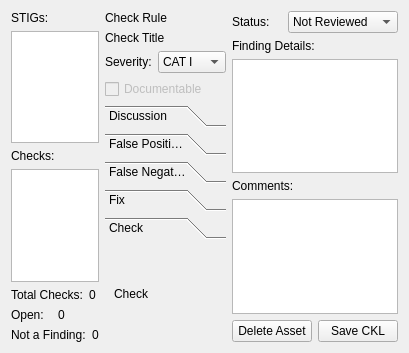
<?xml version="1.0" encoding="UTF-8"?>
<ui version="4.0">
 <class>AssetView</class>
 <widget class="QWidget" name="AssetView">
  <property name="geometry">
   <rect>
    <x>0</x>
    <y>0</y>
    <width>400</width>
    <height>353</height>
   </rect>
  </property>
  <property name="windowTitle">
   <string>Form</string>
  </property>
  <layout class="QHBoxLayout" name="horizontalLayout_6" stretch="1,3,2">
   <item>
    <layout class="QVBoxLayout" name="col1">
     <item>
      <widget class="QLabel" name="label">
       <property name="text">
        <string>STIGs:</string>
       </property>
      </widget>
     </item>
     <item>
      <widget class="QListWidget" name="lstSTIGs">
       <property name="selectionMode">
        <enum>QAbstractItemView::MultiSelection</enum>
       </property>
      </widget>
     </item>
     <item>
      <widget class="QLabel" name="label_2">
       <property name="text">
        <string>Checks:</string>
       </property>
      </widget>
     </item>
     <item>
      <widget class="QListWidget" name="lstChecks">
       <property name="selectionMode">
        <enum>QAbstractItemView::ContiguousSelection</enum>
       </property>
       <property name="sortingEnabled">
        <bool>false</bool>
       </property>
      </widget>
     </item>
     <item>
      <layout class="QHBoxLayout" name="horizontalLayout">
       <item>
        <widget class="QLabel" name="label_3">
         <property name="text">
          <string>Total Checks:</string>
         </property>
        </widget>
       </item>
       <item>
        <widget class="QLabel" name="lblTotalChecks">
         <property name="text">
          <string>0</string>
         </property>
        </widget>
       </item>
      </layout>
     </item>
     <item>
      <layout class="QHBoxLayout" name="horizontalLayout_2">
       <item>
        <widget class="QLabel" name="label_4">
         <property name="text">
          <string>Open:</string>
         </property>
        </widget>
       </item>
       <item>
        <widget class="QLabel" name="lblOpen">
         <property name="text">
          <string>0</string>
         </property>
        </widget>
       </item>
      </layout>
     </item>
     <item>
      <layout class="QHBoxLayout" name="horizontalLayout_3">
       <item>
        <widget class="QLabel" name="label_5">
         <property name="text">
          <string>Not a Finding:</string>
         </property>
        </widget>
       </item>
       <item>
        <widget class="QLabel" name="lblNotAFinding">
         <property name="text">
          <string>0</string>
         </property>
        </widget>
       </item>
      </layout>
     </item>
    </layout>
   </item>
   <item>
    <layout class="QVBoxLayout" name="col2">
     <item>
      <widget class="QLabel" name="lblCheckRule">
       <property name="text">
        <string>Check Rule</string>
       </property>
      </widget>
     </item>
     <item>
      <widget class="QLabel" name="lblCheckTitle">
       <property name="text">
        <string>Check Title</string>
       </property>
       <property name="wordWrap">
        <bool>true</bool>
       </property>
      </widget>
     </item>
     <item>
      <layout class="QHBoxLayout" name="horizontalLayout_4">
       <item>
        <widget class="QLabel" name="label_6">
         <property name="text">
          <string>Severity:</string>
         </property>
        </widget>
       </item>
       <item>
        <widget class="QComboBox" name="cboBoxSeverity">
         <item>
          <property name="text">
           <string>CAT I</string>
          </property>
         </item>
         <item>
          <property name="text">
           <string>CAT II</string>
          </property>
         </item>
         <item>
          <property name="text">
           <string>CAT III</string>
          </property>
         </item>
         <item>
          <property name="text">
           <string>CAT IV</string>
          </property>
         </item>
        </widget>
       </item>
      </layout>
     </item>
     <item>
      <widget class="QCheckBox" name="cbDocumentable">
       <property name="enabled">
        <bool>false</bool>
       </property>
       <property name="text">
        <string>Documentable</string>
       </property>
      </widget>
     </item>
     <item>
      <widget class="QToolBox" name="toolBox">
       <property name="currentIndex">
        <number>4</number>
       </property>
       <widget class="QWidget" name="Discussion">
        <property name="geometry">
         <rect>
          <x>0</x>
          <y>0</y>
          <width>125</width>
          <height>109</height>
         </rect>
        </property>
        <attribute name="label">
         <string>Discussion</string>
        </attribute>
        <layout class="QVBoxLayout" name="verticalLayout_2">
         <item>
          <widget class="QLabel" name="lblDiscussion">
           <property name="text">
            <string>Discussion</string>
           </property>
           <property name="wordWrap">
            <bool>true</bool>
           </property>
          </widget>
         </item>
        </layout>
       </widget>
       <widget class="QWidget" name="FalsePositives">
        <property name="geometry">
         <rect>
          <x>0</x>
          <y>0</y>
          <width>125</width>
          <height>109</height>
         </rect>
        </property>
        <attribute name="label">
         <string>False Positives</string>
        </attribute>
        <layout class="QVBoxLayout" name="verticalLayout_3">
         <item>
          <widget class="QLabel" name="lblFalsePositives">
           <property name="text">
            <string>False Positives</string>
           </property>
           <property name="wordWrap">
            <bool>true</bool>
           </property>
          </widget>
         </item>
        </layout>
       </widget>
       <widget class="QWidget" name="FalseNegatives">
        <property name="geometry">
         <rect>
          <x>0</x>
          <y>0</y>
          <width>125</width>
          <height>109</height>
         </rect>
        </property>
        <attribute name="label">
         <string>False Negatives</string>
        </attribute>
        <layout class="QVBoxLayout" name="verticalLayout_4">
         <item>
          <widget class="QLabel" name="lblFalseNegatives">
           <property name="text">
            <string>False Negatives</string>
           </property>
           <property name="wordWrap">
            <bool>true</bool>
           </property>
          </widget>
         </item>
        </layout>
       </widget>
       <widget class="QWidget" name="Fix">
        <property name="geometry">
         <rect>
          <x>0</x>
          <y>0</y>
          <width>125</width>
          <height>109</height>
         </rect>
        </property>
        <attribute name="label">
         <string>Fix</string>
        </attribute>
        <layout class="QVBoxLayout" name="verticalLayout_5">
         <item>
          <widget class="QLabel" name="lblFix">
           <property name="text">
            <string>Fix</string>
           </property>
           <property name="wordWrap">
            <bool>true</bool>
           </property>
          </widget>
         </item>
        </layout>
       </widget>
       <widget class="QWidget" name="Check">
        <property name="geometry">
         <rect>
          <x>0</x>
          <y>0</y>
          <width>125</width>
          <height>109</height>
         </rect>
        </property>
        <attribute name="label">
         <string>Check</string>
        </attribute>
        <layout class="QVBoxLayout" name="verticalLayout_6">
         <item>
          <widget class="QLabel" name="lblCheck">
           <property name="text">
            <string>Check</string>
           </property>
           <property name="wordWrap">
            <bool>true</bool>
           </property>
          </widget>
         </item>
        </layout>
       </widget>
      </widget>
     </item>
    </layout>
   </item>
   <item>
    <layout class="QVBoxLayout" name="col3">
     <item>
      <layout class="QHBoxLayout" name="horizontalLayout_5">
       <item>
        <widget class="QLabel" name="label_7">
         <property name="text">
          <string>Status:</string>
         </property>
        </widget>
       </item>
       <item>
        <widget class="QComboBox" name="cboBoxStatus">
         <item>
          <property name="text">
           <string>Not Reviewed</string>
          </property>
         </item>
         <item>
          <property name="text">
           <string>Open</string>
          </property>
         </item>
         <item>
          <property name="text">
           <string>Not a Finding</string>
          </property>
         </item>
         <item>
          <property name="text">
           <string>Not Applicable</string>
          </property>
         </item>
        </widget>
       </item>
      </layout>
     </item>
     <item>
      <widget class="QLabel" name="label_8">
       <property name="text">
        <string>Finding Details:</string>
       </property>
      </widget>
     </item>
     <item>
      <widget class="QPlainTextEdit" name="txtFindingDetails"/>
     </item>
     <item>
      <widget class="QLabel" name="label_9">
       <property name="text">
        <string>Comments:</string>
       </property>
      </widget>
     </item>
     <item>
      <widget class="QPlainTextEdit" name="txtComments"/>
     </item>
     <item>
      <layout class="QHBoxLayout" name="horizontalLayout_7">
       <item>
        <widget class="QPushButton" name="btnDeleteAsset">
         <property name="text">
          <string>Delete Asset</string>
         </property>
        </widget>
       </item>
       <item>
        <widget class="QPushButton" name="btnSaveCKL">
         <property name="text">
          <string>Save CKL</string>
         </property>
        </widget>
       </item>
      </layout>
     </item>
    </layout>
   </item>
  </layout>
 </widget>
 <resources/>
 <connections>
  <connection>
   <sender>lstChecks</sender>
   <signal>currentItemChanged(QListWidgetItem*,QListWidgetItem*)</signal>
   <receiver>AssetView</receiver>
   <slot>CheckSelected(QListWidgetItem*,QListWidgetItem*)</slot>
   <hints>
    <hint type="sourcelabel">
     <x>68</x>
     <y>234</y>
    </hint>
    <hint type="destinationlabel">
     <x>60</x>
     <y>260</y>
    </hint>
   </hints>
  </connection>
  <connection>
   <sender>txtFindingDetails</sender>
   <signal>textChanged()</signal>
   <receiver>AssetView</receiver>
   <slot>UpdateCKL()</slot>
   <hints>
    <hint type="sourcelabel">
     <x>299</x>
     <y>105</y>
    </hint>
    <hint type="destinationlabel">
     <x>399</x>
     <y>120</y>
    </hint>
   </hints>
  </connection>
  <connection>
   <sender>txtComments</sender>
   <signal>textChanged()</signal>
   <receiver>AssetView</receiver>
   <slot>UpdateCKL()</slot>
   <hints>
    <hint type="sourcelabel">
     <x>319</x>
     <y>300</y>
    </hint>
    <hint type="destinationlabel">
     <x>397</x>
     <y>270</y>
    </hint>
   </hints>
  </connection>
  <connection>
   <sender>cboBoxStatus</sender>
   <signal>currentIndexChanged(QString)</signal>
   <receiver>AssetView</receiver>
   <slot>UpdateCKLStatus(QString)</slot>
   <hints>
    <hint type="sourcelabel">
     <x>338</x>
     <y>25</y>
    </hint>
    <hint type="destinationlabel">
     <x>395</x>
     <y>27</y>
    </hint>
   </hints>
  </connection>
  <connection>
   <sender>cboBoxSeverity</sender>
   <signal>currentTextChanged(QString)</signal>
   <receiver>AssetView</receiver>
   <slot>UpdateCKLSeverity(QString)</slot>
   <hints>
    <hint type="sourcelabel">
     <x>211</x>
     <y>61</y>
    </hint>
    <hint type="destinationlabel">
     <x>397</x>
     <y>67</y>
    </hint>
   </hints>
  </connection>
  <connection>
   <sender>lstSTIGs</sender>
   <signal>itemSelectionChanged()</signal>
   <receiver>AssetView</receiver>
   <slot>UpdateSTIGs()</slot>
   <hints>
    <hint type="sourcelabel">
     <x>66</x>
     <y>85</y>
    </hint>
    <hint type="destinationlabel">
     <x>113</x>
     <y>122</y>
    </hint>
   </hints>
  </connection>
  <connection>
   <sender>lstChecks</sender>
   <signal>itemSelectionChanged()</signal>
   <receiver>AssetView</receiver>
   <slot>CheckSelectedChanged()</slot>
   <hints>
    <hint type="sourcelabel">
     <x>50</x>
     <y>223</y>
    </hint>
    <hint type="destinationlabel">
     <x>75</x>
     <y>223</y>
    </hint>
   </hints>
  </connection>
  <connection>
   <sender>btnDeleteAsset</sender>
   <signal>pressed()</signal>
   <receiver>AssetView</receiver>
   <slot>DeleteAsset()</slot>
   <hints>
    <hint type="sourcelabel">
     <x>270</x>
     <y>330</y>
    </hint>
    <hint type="destinationlabel">
     <x>277</x>
     <y>339</y>
    </hint>
   </hints>
  </connection>
  <connection>
   <sender>btnSaveCKL</sender>
   <signal>pressed()</signal>
   <receiver>AssetView</receiver>
   <slot>SaveCKL()</slot>
   <hints>
    <hint type="sourcelabel">
     <x>351</x>
     <y>330</y>
    </hint>
    <hint type="destinationlabel">
     <x>199</x>
     <y>176</y>
    </hint>
   </hints>
  </connection>
 </connections>
 <slots>
  <slot>CheckSelected(QListWidgetItem*,QListWidgetItem*)</slot>
  <slot>UpdateCKL()</slot>
  <slot>UpdateCKLSeverity(QString)</slot>
  <slot>UpdateCKLStatus(QString)</slot>
  <slot>UpdateSTIGs()</slot>
  <slot>CheckSelectedChanged()</slot>
  <slot>DeleteAsset()</slot>
  <slot>SaveCKL()</slot>
 </slots>
</ui>
